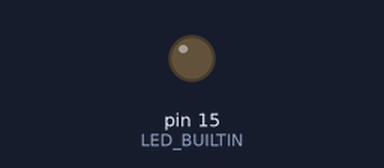
The sketch below on a simulated Arduino Uno, built with avr-gcc and run on an emulated ATmega328P. Shown: output pins drawn as LEDs (lit = HIGH).

Above: at 0.2 s.
At 5.0 s:
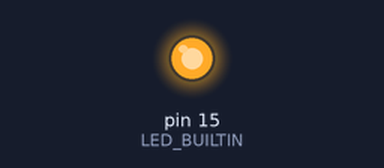
Timing chart, 0 to 8.1 s (numbered marks = the images above):
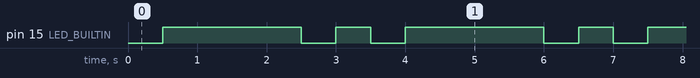

Measured:
- by itself, pin 15 (LED_BUILTIN): repeats every 3.5 s: LOW 0.50 s, HIGH 0.50 s, LOW 0.50 s, HIGH 2.0 s
- by itself, everything shown: repeats every 3.5 s, in 4 steps

The sketch:

vespa-robot.ino
```cpp
const uint8_t LED_BUILTIN = 15;
// LED4 0x10
// LED5 0x20
// LED6 0x40

void setup() {
    pinMode(LED_BUILTIN, OUTPUT);
}

void loop() {
    digitalWrite(LED_BUILTIN, LOW);
    delay(500);
    digitalWrite(LED_BUILTIN, HIGH);
    delay(2000);
    digitalWrite(LED_BUILTIN, LOW);
    delay(500);
    digitalWrite(LED_BUILTIN, HIGH);
    delay(500);
}
```
